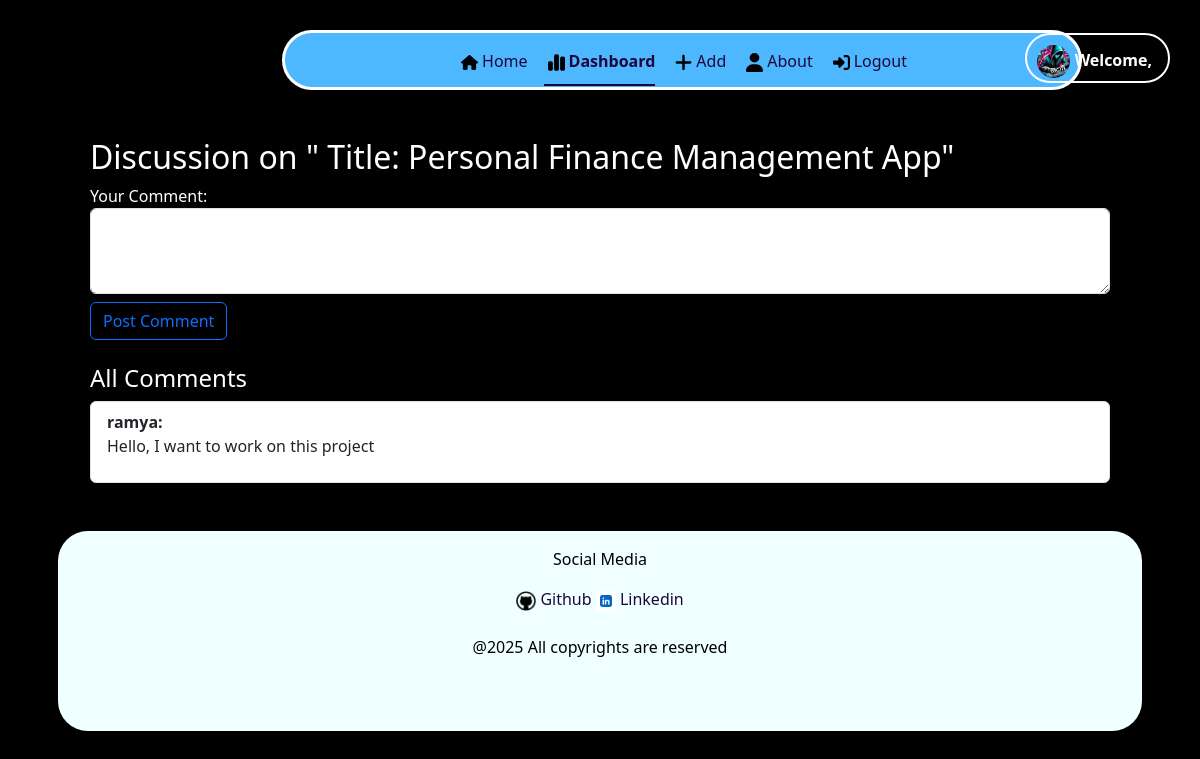
/discussion/6 (signed in), run on the app's committed database.
### application/model.py (models this page shows)
class Projects(db.Model):
    __tablename__ = 'projects'
    id = db.Column(db.Integer, primary_key = True, nullable = False)
    title = db.Column(db.String(50), nullable = False, unique = True)
    description = db.Column(db.Text, nullable = False)
    skills = db.Column(db.String, nullable = False)
    users_id = db.Column(db.Integer, db.ForeignKey('users.id'), nullable = False)
    interest = db.relationship('Interest', lazy = True, backref = 'project')
    discussion = db.relationship('Discussion', lazy = True, backref = 'project')

class Discussion(db.Model):
    __tablename__ = 'discussion'
    id = db.Column(db.Integer, nullable = False, primary_key = True)
    message = db.Column(db.Text, nullable = False )
    user_id = db.Column(db.Integer, db.ForeignKey('users.id'), nullable = False)
    project_id = db.Column(db.Integer, db.ForeignKey('projects.id'), nullable = False)

class Users(UserMixin, db.Model):
    __tablename__ = 'users'
    id = db.Column(db.Integer, nullable = False, primary_key = True)
    name = db.Column(db.String(50), nullable = False)
    email = db.Column(db.String(255), nullable = False, unique = True)
    password = db.Column(db.String, nullable = False)
    gender = db.Column(db.String, nullable = False)
    is_admin = db.Column(db.Boolean, default = False, nullable = False)
    is_blocked = db.Column(db.Boolean, default = False, nullable = False)
    projects = db.relationship('Projects', lazy = True, backref = 'creator')
    interest = db.relationship('Interest', lazy = True, backref = 'user')
    discussion = db.relationship('Discussion', lazy = True, backref = 'user')

### application/routes.py (the view, shortened to what this page needs)
@app.route("/discussion/<int:project_id>", methods=["GET", "POST"])
@login_required
def discussion(project_id):
    user = current_user
    project = Projects.query.get_or_404(project_id)
    comments = Discussion.query.filter_by(project_id=project.id).all()
    return render_template("discussion.html", project=project, comments=comments)

### application/routes.py (called while the page is built)
@login_manager.user_loader
def load_user(user_id):
    return Users.query.get(int(user_id))

### templates/discussion.html (shortened to what this page needs)
{% extends "base.html" %}
{% block content %}
<section class = "container-fluid">
    <div class = "container">
        <div class="blurfle">
            <ul class = "nav justify-content-center nav-underline">
                <li class = "nav-item py-2">
                    <a class = "nav-link " href = "{{ url_for('user_home')}}" style = "color: rgb(29, 7, 61);"><img src = "/static/images/house-solid.svg" class = "m-1" style = "width:17px"/>Home</a>
                </li>
                <li class = "nav-item py-2">
                    <a class = "nav-link active " href = "{{ url_for('user_dashboard') }}" style = "color: rgb(29, 7, 61);"><img src = "/static/images/chart-simple-solid.svg" class = "m-1" style = "width:17px"/>Dashboard</a>
                </li>
                <li class = "nav-item py-2">
                    <a class = "nav-link " href = "{{ url_for('user_add') }}" style = "color: rgb(29, 7, 61);"><img src = "/static/images/plus-solid.svg" class = "m-1" style = "width:17px"/>Add</a>
                </li>
                <li class = "nav-item py-2">
                    <a class = "nav-link " href = "{{ url_for('user_about')}}" style = "color: rgb(29, 7, 61);"><img src = "/static/images/user-solid.svg" class = "m-1" style = "width:17px"/>About</a>
                </li>
                <li class = "nav-item py-2">
                    <a class = "nav-link " href = "{{ url_for('logout') }}" style = "color: rgb(29, 7, 61);"><img src = "/static/images/right-to-bracket-solid.svg" class = "m-1" style = "width:17px"/>Logout</a>
                </li>
                    <div class = "position-absolute end-0 pe-3 ros " >
                        <b>
                            <img src = "/static/images/cyber.jpeg" style = "width:33px; border-radius:30px;">
                            <a href = "" style = "color: white;" class = "link"> Welcome, </a> </b>
                    </div>
            </ul>
        </div>
        <div class = "m-5">
            <h2>Discussion on "{{ project.title }}"</h2>
            <form method="POST" class="mb-4">
                <div class="form-group">
                    <label for="message">Your Comment:</label>
                    <textarea class="form-control" name="message" rows="3" required></textarea>
                </div>
                <button type="submit" class="btn btn-outline-primary  mt-2">Post Comment</button>
            </form>
            <h4>All Comments</h4>
            <ul class="list-group">
                {% for comment in comments %}
                    <li class="list-group-item">
                        <strong>{{ comment.user.name }}:</strong>
                        <p>{{ comment.message }}</p>
                    </li>
                {% else %}
                    <li class="list-group-item">No comments yet. Be the first to comment!</li>
                {% endfor %}
            </ul>
        </div>
        <footer >
            <div class = "text-center krindale p-3 m-3" >
             <p>Social Media</p>
             <a href = "https://github.com/jitendra-rathore-iitm" style = "color: rgb(29, 7, 61);" class = "link">
                 <img src = "/static/images/github.png" style = "width: 20px; ">
                 Github
             </a>
             <a href = "https://www.linkedin.com/in/jitendrarathore-/" style = "color: rgb(29, 7, 61);" class = "link">
                 <img src = "/static/images/linkedin.png" style = "width:20px;">
                 Linkedin
             </a>
             <br/>
             <br/>
             <div>
                 @2025 All copyrights are reserved
             </div>
             </div>
         </footer>
    </div>
</section>
{% endblock %}

### static/CSS/style.css (style rules this page uses)
body { background-color: black; color:white; }
.link { text-decoration: none; }
.krindale { color: black; background-color: azure; height:200px; border-radius: 30px; }
.blurfle { background-color: #4DB7FF; border: 3px solid white; border-radius: 30px; margin-top: 30px; margin-left: 240px; width: 800px; height: 60px; }
.ros { border:2px solid white; border-radius: 30px; height:50px; width:fit-content; padding: 10px 10px 10px 10px; margin: 0px 30px 30px 30px; }

### data on the page
Projects: title "Title: Personal Finance Management App"
Discussion: user.name "ramya", message "Hello, I want to work on this project"
